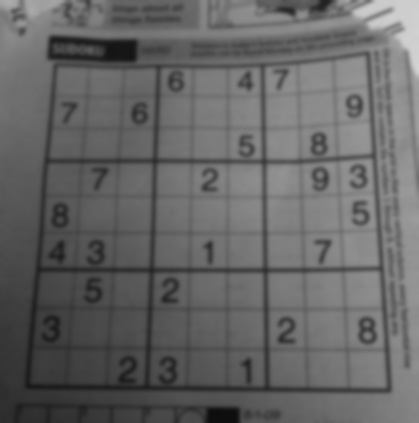
#> input picture notebooks/1.jpg, 419 x 423 px
$ jupyter execute --allow-errors VisualizePipeline.ipynb   (shell and % lines are left out)
#> lines starting #> are read from the running program, lines starting #| are printed output that depends on the picture
### src/sudoku.py
"""
Provides the Sudoku class
"""
import os
from pathlib import Path
from trace import Trace

import numpy as np
import cv2
from keras.models import load_model

import imageprocessing as imgprcs

os.environ['TF_CPP_MIN_LOG_LEVEL'] = '3'
MODEL_FILE = os.path.abspath(os.path.join(__file__, '../../models/modelv2.h5'))


class Sudoku:
    """Holds information and data on one sudoku image"""

    def __init__(self, img_path, save_steps=False):
#> called with img_path = '1.jpg', save_steps = True
        self.img_path = Path(img_path).absolute()

        if not self.img_path.name.split(sep='.')[-1] == 'jpg':
            raise ValueError(f'{self.img_path.name} is not a .jpg image')
        if not self.img_path.exists():
            raise OSError(f'Image at {img_path} not found')

        raw_img = cv2.imread(img_path)
#> raw_img is the input picture: shape (423, 419, 3); min 12, max 212, mean 101
        self.resized = imgprcs.resize(raw_img)
        self.corners = None
        self.digits = None
        self.predictions = None
        self.steps = [] if save_steps else None

    # [81 lines left out: functions process, predict, get_predictions, __str__, not called in this run]

### notebooks/VisualizePipeline.ipynb
#### This short notebook shows you how you can see how your own images are processed

Imports and adding /src to current PATH

[cell 1]
import os
import sys
import matplotlib.pyplot as plt
import seaborn as sns
import cv2
import numpy as np

module_path = os.path.abspath(
    os.path.join(os.path.abspath('.'), '../src'))
sys.path.insert(0, module_path)

Now we can import form /src:

[cell 2]
from sudoku import Sudoku

Now we can load any sudoku image you may have lying around:

[cell 3]
FILE_NAME = '1.jpg'  # CHANGE THIS

#> (the rest of this cell did not finish here and is left out)

[cell 4]
img = cv2.imread(FILE_NAME)

plt.imshow(img)
plt.title('Soduko Picture before solving it ')
plt.show()

#> (a cell that did not finish here is left out)

[cell 6]
FOLDER_NAME = 'images'  # CHANGE THIS (make sure the directory already exists)

#> (the rest of this cell did not finish here and is left out)

Steps shown below

[cell 7]
img = cv2.imread('images/step0.jpg')
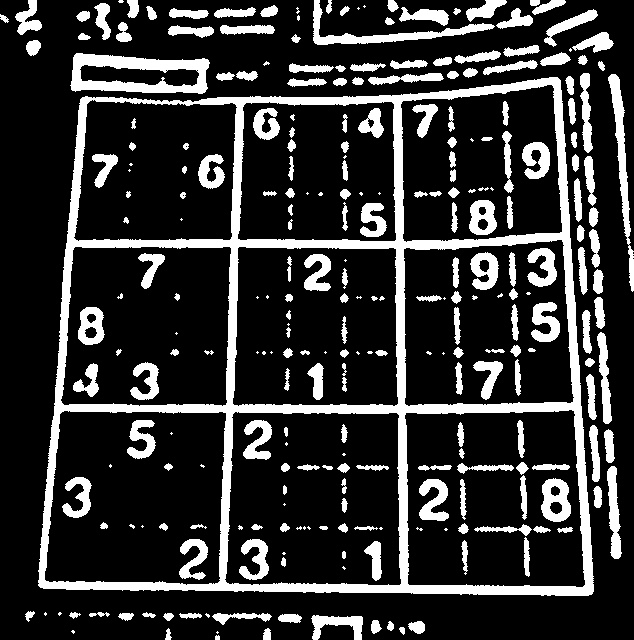
#> input picture notebooks/images/step0.jpg, 634 x 640 px
#> img is the input picture: shape (640, 634, 3); min 0, max 255, mean 50.8

plt.imshow(img)
plt.title('Step 0 ')
plt.show()

[cell 8]
img = cv2.imread('images/step1.jpg')
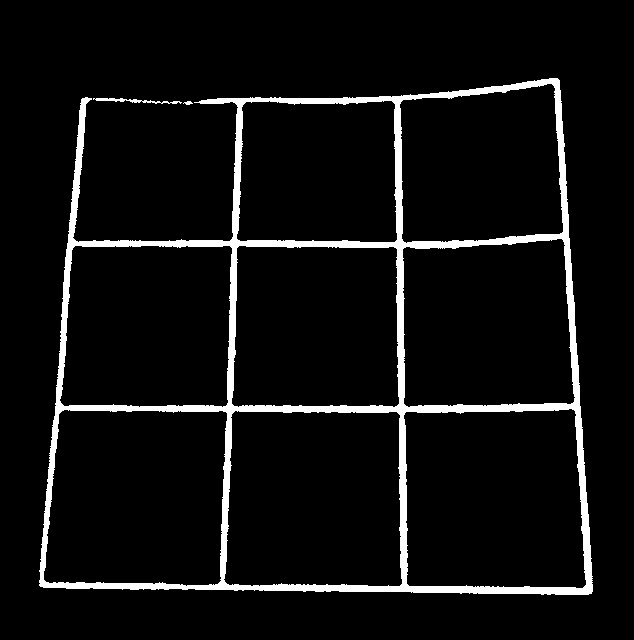
#> input picture notebooks/images/step1.jpg, 634 x 640 px
#> img is the input picture: shape (640, 634, 3); min 0, max 255, mean 15.8

plt.imshow(img)
plt.title('Step 1 ')
plt.show()

[cell 9]
img = cv2.imread('images/step2.jpg')
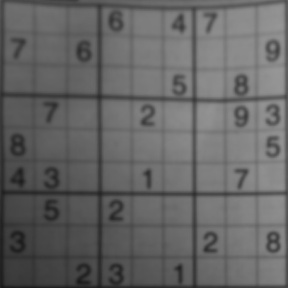
#> input picture notebooks/images/step2.jpg, 288 x 288 px
#> img is the input picture: shape (288, 288, 3); min 24, max 151, mean 100.8

plt.imshow(img)
plt.title('Step 2 ')
plt.show()

[cell 10]
img = cv2.imread('images/step3.jpg')
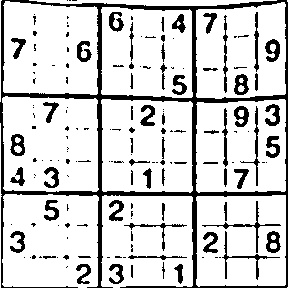
#> input picture notebooks/images/step3.jpg, 288 x 288 px
#> img is the input picture: shape (288, 288, 3); min 0, max 255, mean 209.7

plt.imshow(img)
plt.title('Step 3 ')
plt.show()

# Solve Sudoku

[cell 11]
# A Backtracking program in Python to solve Sudoku problem

# [96 lines left out: functions print_grid, find_empty_location, used_in_row, used_in_col, used_in_box, check_location_is_safe and 2 more, not called in this run]


#> (the rest of this cell did not finish here and is left out)

And now to save these to your preferred location:

[cell 12]
ss_lis = []
#> (the rest of this cell did not finish here and is left out)

[cell 13]
def displayNumbers(img,numbers,color = (0,255,0)):
#> called with color = (255, 255, 255)
    secW = int(img.shape[1]/9)
    secH = int(img.shape[0]/9)
    for x in range (0,9):
        for y in range (0,9):
            if numbers[(y*9)+x] != 0 :
                 cv2.putText(img, str(numbers[(y*9)+x]),
                               (x*secW+int(secW/2)-10, int((y+0.8)*secH)), cv2.FONT_HERSHEY_COMPLEX_SMALL,
                            2, color, 2, cv2.LINE_AA)
    return img

img = cv2.imread(FILE_NAME)
#plt.imshow(img)
heightImg = 450
widthImg = 450
imgBlank = np.zeros((heightImg, widthImg, 3), np.uint8)
new = imgBlank.copy()

#> (the rest of this cell did not finish here and is left out)
